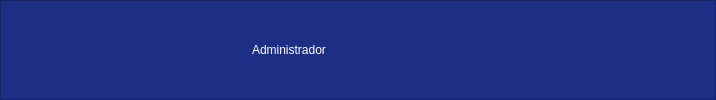
        <widget class="QFrame" name="FR_T">
         <property name="minimumSize">
          <size>
           <width>0</width>
           <height>42</height>
          </size>
         </property>
         <property name="styleSheet">
          <string notr="true">QFrame
{
	background-color: #1D2E85;
}

QPushButton

{
	background-color: #000000ff;
	border-radius:20px;
}

QPushButton:hover

{
	background-color: #4fc3f7;
	
}

QLabel

{
	color:white;
	font:77 12pt &quot;Arial Black&quot;;
}
</string>
         </property>
         <property name="frameShape">
          <enum>QFrame::StyledPanel</enum>
         </property>
         <property name="frameShadow">
          <enum>QFrame::Raised</enum>
         </property>
         <layout class="QHBoxLayout" name="horizontalLayout">
          <property name="leftMargin">
           <number>0</number>
          </property>
          <property name="topMargin">
           <number>0</number>
          </property>
          <property name="rightMargin">
           <number>0</number>
          </property>
          <property name="bottomMargin">
           <number>0</number>
          </property>
          <item>
           <widget class="QPushButton" name="Btn_Menu">
            <property name="minimumSize">
             <size>
              <width>40</width>
              <height>40</height>
             </size>
            </property>
            <property name="text">
             <string/>
            </property>
            <property name="icon">
             <iconset>
              <normaloff>recursos/Menu.png</normaloff>recursos/Menu.png</iconset>
            </property>
            <property name="iconSize">
             <size>
              <width>50</width>
              <height>50</height>
             </size>
            </property>
           </widget>
          </item>
          <item>
           <spacer name="horizontalSpacer">
            <property name="orientation">
             <enum>Qt::Horizontal</enum>
            </property>
            <property name="sizeHint" stdset="0">
             <size>
              <width>205</width>
              <height>20</height>
             </size>
            </property>
           </spacer>
          </item>
          <item>
           <widget class="QLabel" name="label">
            <property name="text">
             <string>Administrador</string>
            </property>
           </widget>
          </item>
          <item>
           <spacer name="horizontalSpacer_2">
            <property name="orientation">
             <enum>Qt::Horizontal</enum>
            </property>
            <property name="sizeHint" stdset="0">
             <size>
              <width>205</width>
              <height>20</height>
             </size>
            </property>
           </spacer>
          </item>
          <item>
           <widget class="QPushButton" name="Btn_Minimizar">
            <property name="minimumSize">
             <size>
              <width>40</width>
              <height>40</height>
             </size>
            </property>
            <property name="text">
             <string/>
            </property>
            <property name="icon">
             <iconset>
              <normaloff>recursos/window_minimize_icon_138009.png</normaloff>recursos/window_minimize_icon_138009.png</iconset>
            </property>
            <property name="iconSize">
             <size>
              <width>20</width>
              <height>20</height>
             </size>
            </property>
           </widget>
          </item>
          <item>
           <widget class="QPushButton" name="Btn_Mpes">
            <property name="minimumSize">
             <size>
              <width>40</width>
              <height>40</height>
             </size>
            </property>
            <property name="text">
             <string/>
            </property>
            <property name="icon">
             <iconset>
              <normaloff>recursos/1492790945-39minimize_84242.png</normaloff>recursos/1492790945-39minimize_84242.png</iconset>
            </property>
            <property name="iconSize">
             <size>
              <width>20</width>
              <height>20</height>
             </size>
            </property>
           </widget>
          </item>
          <item>
           <widget class="QPushButton" name="Btn_Maximizar">
            <property name="minimumSize">
             <size>
              <width>40</width>
              <height>40</height>
             </size>
            </property>
            <property name="text">
             <string/>
            </property>
            <property name="icon">
             <iconset>
              <normaloff>recursos/maximizethewindow_theapplication_maximizar_2873.png</normaloff>recursos/maximizethewindow_theapplication_maximizar_2873.png</iconset>
            </property>
            <property name="iconSize">
             <size>
              <width>20</width>
              <height>20</height>
             </size>
            </property>
           </widget>
          </item>
          <item>
           <widget class="QPushButton" name="Btn_Cerrar">
            <property name="minimumSize">
             <size>
              <width>40</width>
              <height>40</height>
             </size>
            </property>
            <property name="text">
             <string/>
            </property>
            <property name="icon">
             <iconset>
              <normaloff>recursos/xbutton_114526.png</normaloff>recursos/xbutton_114526.png</iconset>
            </property>
            <property name="iconSize">
             <size>
              <width>20</width>
              <height>20</height>
             </size>
            </property>
           </widget>
          </item>
         </layout>
        </widget>
